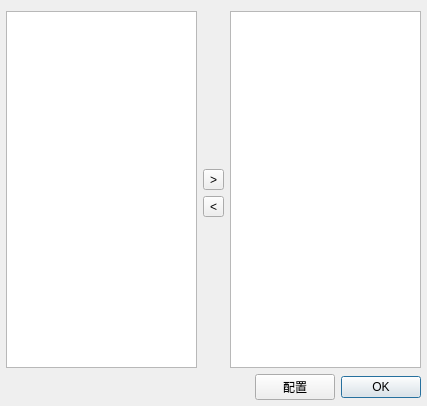
<?xml version="1.0" encoding="UTF-8"?>
<ui version="4.0">
 <class>SettingsDialog</class>
 <widget class="QDialog" name="SettingsDialog">
  <property name="geometry">
   <rect>
    <x>0</x>
    <y>0</y>
    <width>427</width>
    <height>406</height>
   </rect>
  </property>
  <property name="windowTitle">
   <string>LADSPA Plugin Catalog</string>
  </property>
  <layout class="QGridLayout" name="gridLayout">
   <property name="leftMargin">
    <number>6</number>
   </property>
   <property name="rightMargin">
    <number>6</number>
   </property>
   <property name="bottomMargin">
    <number>6</number>
   </property>
   <item row="0" column="0" rowspan="4">
    <widget class="QTreeView" name="pluginsTreeView">
     <property name="rootIsDecorated">
      <bool>false</bool>
     </property>
    </widget>
   </item>
   <item row="0" column="1">
    <spacer name="verticalSpacer">
     <property name="orientation">
      <enum>Qt::Vertical</enum>
     </property>
     <property name="sizeHint" stdset="0">
      <size>
       <width>20</width>
       <height>124</height>
      </size>
     </property>
    </spacer>
   </item>
   <item row="0" column="2" rowspan="4">
    <widget class="QListWidget" name="runningListWidget"/>
   </item>
   <item row="1" column="1">
    <widget class="QToolButton" name="loadButton">
     <property name="text">
      <string>&gt;</string>
     </property>
    </widget>
   </item>
   <item row="2" column="1">
    <widget class="QToolButton" name="unloadButton">
     <property name="text">
      <string>&lt;</string>
     </property>
    </widget>
   </item>
   <item row="3" column="1">
    <spacer name="verticalSpacer_2">
     <property name="orientation">
      <enum>Qt::Vertical</enum>
     </property>
     <property name="sizeHint" stdset="0">
      <size>
       <width>20</width>
       <height>123</height>
      </size>
     </property>
    </spacer>
   </item>
   <item row="4" column="0" colspan="3">
    <layout class="QHBoxLayout" name="horizontalLayout">
     <item>
      <spacer name="horizontalSpacer">
       <property name="orientation">
        <enum>Qt::Horizontal</enum>
       </property>
       <property name="sizeHint" stdset="0">
        <size>
         <width>343</width>
         <height>23</height>
        </size>
       </property>
      </spacer>
     </item>
     <item>
      <widget class="QPushButton" name="configureButton">
       <property name="text">
        <string>配置</string>
       </property>
      </widget>
     </item>
     <item>
      <widget class="QDialogButtonBox" name="buttonBox">
       <property name="sizePolicy">
        <sizepolicy hsizetype="Maximum" vsizetype="Fixed">
         <horstretch>0</horstretch>
         <verstretch>0</verstretch>
        </sizepolicy>
       </property>
       <property name="standardButtons">
        <set>QDialogButtonBox::Ok</set>
       </property>
      </widget>
     </item>
    </layout>
   </item>
  </layout>
 </widget>
 <resources/>
 <connections>
  <connection>
   <sender>buttonBox</sender>
   <signal>accepted()</signal>
   <receiver>SettingsDialog</receiver>
   <slot>accept()</slot>
   <hints>
    <hint type="sourcelabel">
     <x>270</x>
     <y>76</y>
    </hint>
    <hint type="destinationlabel">
     <x>91</x>
     <y>88</y>
    </hint>
   </hints>
  </connection>
  <connection>
   <sender>buttonBox</sender>
   <signal>rejected()</signal>
   <receiver>SettingsDialog</receiver>
   <slot>reject()</slot>
   <hints>
    <hint type="sourcelabel">
     <x>326</x>
     <y>78</y>
    </hint>
    <hint type="destinationlabel">
     <x>139</x>
     <y>60</y>
    </hint>
   </hints>
  </connection>
 </connections>
</ui>
